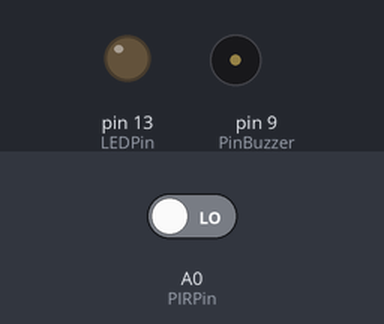
This sketch was run on a simulated Arduino Uno, built with avr-gcc and run on an emulated ATmega328P. Parts: output pins drawn as LEDs (lit = HIGH), buzzer (waves = sounding, pin HIGH). The test bench sets the inputs (shaded band); at power-on: A0 (PIRPin) LOW.

Above: at 1.2 s.
1.3 s: A0 (PIRPin) driven HIGH
At 1.6 s:
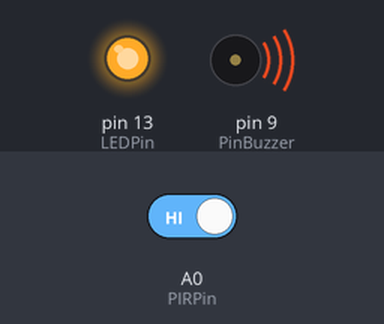
Timing chart, 0 to 8.8 s (numbered marks = the images above; inputs shaded):
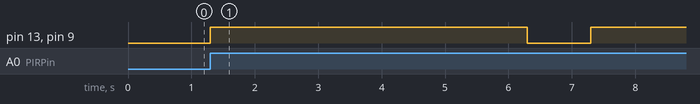

Measured:
- after the input at 1.3 s, pin 13 (LEDPin), pin 9 (PinBuzzer): LOW → HIGH at once, → LOW 5.0 s later, → HIGH 1.0 s later

The sketch:

Sensor_pir.ino
```cpp
const int PinBuzzer = 9;
const int LEDPin= 13;
const int PIRPin= A0;
void setup(){
pinMode(PIRPin, INPUT);
pinMode(LEDPin, OUTPUT);
pinMode(PinBuzzer, OUTPUT);
}
void loop(){

int value= digitalRead(PIRPin);

  if (value == HIGH)
  {
    digitalWrite(LEDPin, HIGH);
    digitalWrite(PinBuzzer, HIGH);
    delay(5000);
    digitalWrite(LEDPin, LOW);
    digitalWrite(PinBuzzer, LOW);
    delay(1000);
  }
  else
  {
    digitalWrite(LEDPin, LOW);
    digitalWrite(LEDPin, LOW);
    digitalWrite(PinBuzzer, LOW);
  }
}
```
